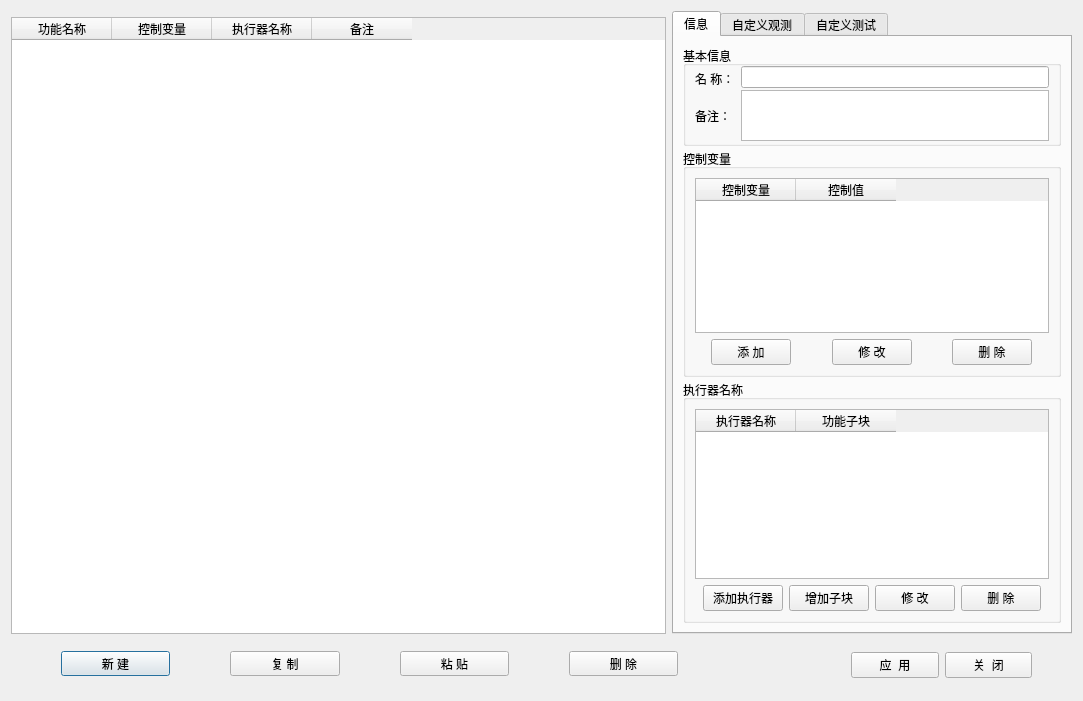
<?xml version="1.0" encoding="UTF-8"?>
<ui version="4.0">
 <class>dialogFunctionManage</class>
 <widget class="QDialog" name="dialogFunctionManage">
  <property name="geometry">
   <rect>
    <x>0</x>
    <y>0</y>
    <width>1083</width>
    <height>701</height>
   </rect>
  </property>
  <property name="windowTitle">
   <string>系统功能管理</string>
  </property>
  <property name="windowIcon">
   <iconset resource="image.qrc">
    <normaloff>:/new/prefix1/image/T1.ico</normaloff>:/new/prefix1/image/T1.ico</iconset>
  </property>
  <layout class="QGridLayout" name="gridLayout_2">
   <item row="1" column="0">
    <widget class="QTableWidget" name="tableWidgetFunction">
     <property name="focusPolicy">
      <enum>Qt::NoFocus</enum>
     </property>
     <property name="editTriggers">
      <set>QAbstractItemView::NoEditTriggers</set>
     </property>
     <property name="selectionBehavior">
      <enum>QAbstractItemView::SelectRows</enum>
     </property>
     <column>
      <property name="text">
       <string>功能名称</string>
      </property>
     </column>
     <column>
      <property name="text">
       <string>控制变量</string>
      </property>
     </column>
     <column>
      <property name="text">
       <string>执行器名称</string>
      </property>
     </column>
     <column>
      <property name="text">
       <string>备注</string>
      </property>
     </column>
    </widget>
   </item>
   <item row="2" column="0" colspan="2">
    <widget class="QWidget" name="widget" native="true">
     <property name="minimumSize">
      <size>
       <width>0</width>
       <height>50</height>
      </size>
     </property>
     <widget class="QWidget" name="layoutWidget">
      <property name="geometry">
       <rect>
        <x>50</x>
        <y>11</y>
        <width>617</width>
        <height>25</height>
       </rect>
      </property>
      <layout class="QHBoxLayout" name="horizontalLayout">
       <property name="spacing">
        <number>60</number>
       </property>
       <item>
        <widget class="QPushButton" name="BtnAddFunc">
         <property name="text">
          <string>新 建</string>
         </property>
        </widget>
       </item>
       <item>
        <widget class="QPushButton" name="BtnCopyFunc">
         <property name="text">
          <string>复 制</string>
         </property>
        </widget>
       </item>
       <item>
        <widget class="QPushButton" name="BtnPasteFunc">
         <property name="text">
          <string>粘 贴</string>
         </property>
        </widget>
       </item>
       <item>
        <widget class="QPushButton" name="BtnDeleteFunc">
         <property name="text">
          <string>删 除</string>
         </property>
        </widget>
       </item>
      </layout>
     </widget>
     <widget class="QWidget" name="layoutWidget_2">
      <property name="geometry">
       <rect>
        <x>840</x>
        <y>10</y>
        <width>181</width>
        <height>31</height>
       </rect>
      </property>
      <layout class="QHBoxLayout" name="horizontalLayout_2">
       <item>
        <widget class="QPushButton" name="BtnApply">
         <property name="text">
          <string>应  用</string>
         </property>
        </widget>
       </item>
       <item>
        <widget class="QPushButton" name="BtnClose">
         <property name="text">
          <string>关  闭</string>
         </property>
        </widget>
       </item>
      </layout>
     </widget>
    </widget>
   </item>
   <item row="0" column="1" rowspan="2">
    <widget class="QTabWidget" name="tabWidget">
     <property name="maximumSize">
      <size>
       <width>400</width>
       <height>16777215</height>
      </size>
     </property>
     <property name="currentIndex">
      <number>0</number>
     </property>
     <widget class="QWidget" name="tab">
      <attribute name="title">
       <string>信息</string>
      </attribute>
      <layout class="QVBoxLayout" name="verticalLayout">
       <property name="spacing">
        <number>3</number>
       </property>
       <item>
        <widget class="QGroupBox" name="groupBox_2">
         <property name="minimumSize">
          <size>
           <width>0</width>
           <height>100</height>
          </size>
         </property>
         <property name="maximumSize">
          <size>
           <width>16777215</width>
           <height>100</height>
          </size>
         </property>
         <property name="title">
          <string>基本信息</string>
         </property>
         <layout class="QGridLayout" name="gridLayout">
          <property name="topMargin">
           <number>0</number>
          </property>
          <property name="bottomMargin">
           <number>2</number>
          </property>
          <property name="verticalSpacing">
           <number>2</number>
          </property>
          <item row="1" column="0" colspan="2">
           <widget class="QLabel" name="label_10">
            <property name="text">
             <string>名 称：</string>
            </property>
           </widget>
          </item>
          <item row="2" column="2">
           <widget class="QTextEdit" name="TextFuncRemark"/>
          </item>
          <item row="2" column="0" colspan="2">
           <widget class="QLabel" name="label_17">
            <property name="text">
             <string>备注：</string>
            </property>
           </widget>
          </item>
          <item row="0" column="2" rowspan="2">
           <widget class="QLineEdit" name="EdFuncName"/>
          </item>
         </layout>
        </widget>
       </item>
       <item>
        <widget class="QGroupBox" name="groupBox_3">
         <property name="minimumSize">
          <size>
           <width>0</width>
           <height>100</height>
          </size>
         </property>
         <property name="maximumSize">
          <size>
           <width>16777215</width>
           <height>250</height>
          </size>
         </property>
         <property name="title">
          <string>控制变量</string>
         </property>
         <layout class="QGridLayout" name="gridLayout_3">
          <item row="1" column="2">
           <spacer name="horizontalSpacer_4">
            <property name="orientation">
             <enum>Qt::Horizontal</enum>
            </property>
            <property name="sizeHint" stdset="0">
             <size>
              <width>40</width>
              <height>20</height>
             </size>
            </property>
           </spacer>
          </item>
          <item row="1" column="3">
           <widget class="QPushButton" name="BtnModify">
            <property name="text">
             <string>修 改</string>
            </property>
           </widget>
          </item>
          <item row="1" column="6">
           <spacer name="horizontalSpacer_2">
            <property name="orientation">
             <enum>Qt::Horizontal</enum>
            </property>
            <property name="sizeHint" stdset="0">
             <size>
              <width>22</width>
              <height>20</height>
             </size>
            </property>
           </spacer>
          </item>
          <item row="1" column="5">
           <widget class="QPushButton" name="BtnDeleteCmd">
            <property name="text">
             <string>删 除</string>
            </property>
           </widget>
          </item>
          <item row="0" column="0" colspan="7">
           <widget class="QTableWidget" name="tableWidgetCmd">
            <property name="focusPolicy">
             <enum>Qt::NoFocus</enum>
            </property>
            <property name="editTriggers">
             <set>QAbstractItemView::DoubleClicked</set>
            </property>
            <property name="selectionMode">
             <enum>QAbstractItemView::ExtendedSelection</enum>
            </property>
            <property name="selectionBehavior">
             <enum>QAbstractItemView::SelectRows</enum>
            </property>
            <column>
             <property name="text">
              <string>控制变量</string>
             </property>
            </column>
            <column>
             <property name="text">
              <string>控制值</string>
             </property>
            </column>
           </widget>
          </item>
          <item row="1" column="0">
           <spacer name="horizontalSpacer">
            <property name="orientation">
             <enum>Qt::Horizontal</enum>
            </property>
            <property name="sizeHint" stdset="0">
             <size>
              <width>22</width>
              <height>20</height>
             </size>
            </property>
           </spacer>
          </item>
          <item row="1" column="1">
           <widget class="QPushButton" name="BtnAddCmd">
            <property name="text">
             <string>添 加</string>
            </property>
           </widget>
          </item>
          <item row="1" column="4">
           <spacer name="horizontalSpacer_7">
            <property name="orientation">
             <enum>Qt::Horizontal</enum>
            </property>
            <property name="sizeHint" stdset="0">
             <size>
              <width>40</width>
              <height>20</height>
             </size>
            </property>
           </spacer>
          </item>
         </layout>
        </widget>
       </item>
       <item>
        <widget class="QGroupBox" name="groupBox_5">
         <property name="minimumSize">
          <size>
           <width>0</width>
           <height>100</height>
          </size>
         </property>
         <property name="title">
          <string>执行器名称</string>
         </property>
         <layout class="QGridLayout" name="gridLayout_4">
          <item row="0" column="0" colspan="6">
           <widget class="QTableWidget" name="tableWidgetExec">
            <property name="focusPolicy">
             <enum>Qt::NoFocus</enum>
            </property>
            <property name="editTriggers">
             <set>QAbstractItemView::DoubleClicked</set>
            </property>
            <property name="selectionMode">
             <enum>QAbstractItemView::ExtendedSelection</enum>
            </property>
            <property name="selectionBehavior">
             <enum>QAbstractItemView::SelectRows</enum>
            </property>
            <column>
             <property name="text">
              <string>执行器名称</string>
             </property>
            </column>
            <column>
             <property name="text">
              <string>功能子块</string>
             </property>
            </column>
           </widget>
          </item>
          <item row="1" column="4">
           <widget class="QPushButton" name="BtnDeleteExec">
            <property name="text">
             <string>删 除</string>
            </property>
           </widget>
          </item>
          <item row="1" column="1">
           <widget class="QPushButton" name="BtnAddExec">
            <property name="text">
             <string>添加执行器</string>
            </property>
           </widget>
          </item>
          <item row="1" column="3">
           <widget class="QPushButton" name="BtnExecModify">
            <property name="text">
             <string>修 改</string>
            </property>
           </widget>
          </item>
          <item row="1" column="2">
           <widget class="QPushButton" name="BtnAddSpur">
            <property name="text">
             <string>增加子块</string>
            </property>
           </widget>
          </item>
         </layout>
        </widget>
       </item>
      </layout>
     </widget>
     <widget class="QWidget" name="tab_2">
      <attribute name="title">
       <string>自定义观测</string>
      </attribute>
      <layout class="QGridLayout" name="gridLayout_5">
       <item row="0" column="0" colspan="3">
        <widget class="QTableWidget" name="tableWidgetUsrObserve">
         <property name="focusPolicy">
          <enum>Qt::NoFocus</enum>
         </property>
         <property name="editTriggers">
          <set>QAbstractItemView::DoubleClicked</set>
         </property>
         <property name="selectionMode">
          <enum>QAbstractItemView::ExtendedSelection</enum>
         </property>
         <property name="selectionBehavior">
          <enum>QAbstractItemView::SelectRows</enum>
         </property>
         <column>
          <property name="text">
           <string>器件名称</string>
          </property>
         </column>
         <column>
          <property name="text">
           <string>变量名称</string>
          </property>
         </column>
        </widget>
       </item>
       <item row="1" column="0">
        <widget class="QPushButton" name="BtnAddUserTest">
         <property name="text">
          <string>添 加</string>
         </property>
        </widget>
       </item>
       <item row="1" column="1">
        <widget class="QPushButton" name="BtnModifyUserTest">
         <property name="text">
          <string>修 改</string>
         </property>
        </widget>
       </item>
       <item row="1" column="2">
        <widget class="QPushButton" name="BtnDeleteUserTest">
         <property name="text">
          <string>删 除</string>
         </property>
        </widget>
       </item>
      </layout>
     </widget>
     <widget class="QWidget" name="tab_3">
      <attribute name="title">
       <string>自定义测试</string>
      </attribute>
      <layout class="QGridLayout" name="gridLayout_6">
       <item row="0" column="0" colspan="3">
        <widget class="QTableWidget" name="tableWidgetUsrTest">
         <property name="focusPolicy">
          <enum>Qt::NoFocus</enum>
         </property>
         <property name="editTriggers">
          <set>QAbstractItemView::DoubleClicked</set>
         </property>
         <property name="selectionMode">
          <enum>QAbstractItemView::ExtendedSelection</enum>
         </property>
         <property name="selectionBehavior">
          <enum>QAbstractItemView::SelectRows</enum>
         </property>
         <column>
          <property name="text">
           <string>自定义测试名称</string>
          </property>
         </column>
         <column>
          <property name="text">
           <string>触发条件</string>
          </property>
         </column>
         <column>
          <property name="text">
           <string>测试动作</string>
          </property>
         </column>
        </widget>
       </item>
       <item row="1" column="0">
        <widget class="QPushButton" name="BtnAddUserMannulTest">
         <property name="text">
          <string>添 加</string>
         </property>
        </widget>
       </item>
       <item row="1" column="1">
        <widget class="QPushButton" name="BtnModifyUserMannulTest">
         <property name="text">
          <string>修 改</string>
         </property>
        </widget>
       </item>
       <item row="1" column="2">
        <widget class="QPushButton" name="BtnDeleteMannulTest">
         <property name="text">
          <string>删 除</string>
         </property>
        </widget>
       </item>
      </layout>
     </widget>
    </widget>
   </item>
  </layout>
 </widget>
 <resources>
  <include location="image.qrc"/>
 </resources>
 <connections/>
</ui>
